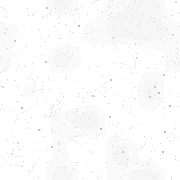
#> input picture img/grain.png, 180 x 180 px
$ python halftone.py ../img/grain.png out.png
#> lines starting #> are read from the running program, lines starting #| are printed output that depends on the picture; after the words box and inside, x2 and y2 are one past the last pixel; in counts of white or black regions, pixels touching at a corner belong together
"""Screens a photo into a newspaper halftone print for the archive.

    python3 tools/halftone.py photo.png img/codex/l-example

writes l-example.webp (960x640, for the article) and l-example-s.webp
(336x224, the thumbnail in the list). The photo is centre-cropped to 3:2,
tone-mapped for newsprint, and screened with a 45 degree dot screen in ink
on a transparent ground, so the paper shows through the dots. Every print
in the app goes through this, which is what keeps them one style whatever
the originals looked like. Needs Pillow and NumPy.
"""
import math
import sys

import numpy as np
from PIL import Image, ImageFilter

INK = 24


def crop32(img):
    w, h = img.size
#> w = 180; h = 180
    if w / h > 1.5:
        nw = round(h * 1.5)
        x0 = (w - nw) // 2
        return img.crop((x0, 0, x0 + nw, h))
    nh = round(w / 1.5)
#> nh = 120
    y0 = (h - nh) // 2
#> y0 = 30
    return img.crop((0, y0, w, y0 + nh))
#> returned value: PIL image 180x120 RGB; every value is 28
#> in print_photo, `g = src.convert('L').resize((w * ss, h * ss), Image.LANCZOS)`: g: PIL image 2880x1920 L; every value is 28


def tone(gray, lift=0.72):
#> called with lift = 0.72
    a = gray.astype(np.float64) / 255.0
#> a: shape (1920, 2880) float64; every value is 0.11
    lo, hi = np.percentile(a, 0.8), np.percentile(a, 99.6)
#> lo = 0.11; hi = 0.11
    a = np.clip((a - lo) / max(1e-6, hi - lo), 0, 1)
#> a: shape (1920, 2880) float64; every value is 0
    a = a ** lift                                 # lift the mid-tones (lower = lighter)
    k = 1.0 - a
#> k: shape (1920, 2880) float64; every value is 1
    k = np.clip(0.5 + (k - 0.5) * 1.22, 0, 1)    # a little more snap
    return np.clip(0.02 + 0.88 * k, 0, 1)         # at most ~90% ink, as on cheap paper
#> returned value: shape (1920, 2880) float64; every value is 0.9


def screen(k, cell, angle=45.0):
#> called with cell = 24, angle = 45
    h, w = k.shape
#> h = 1920; w = 2880
    yy, xx = np.mgrid[0:h, 0:w].astype(np.float64)
    t = math.radians(angle)
    u = (xx * math.cos(t) + yy * math.sin(t)) / cell
    v = (-xx * math.sin(t) + yy * math.cos(t)) / cell
    spot = 0.5 * (np.cos(2 * math.pi * u) + np.cos(2 * math.pi * v))
    return (spot > 1.0 - 2.0 * k).astype(np.float64)
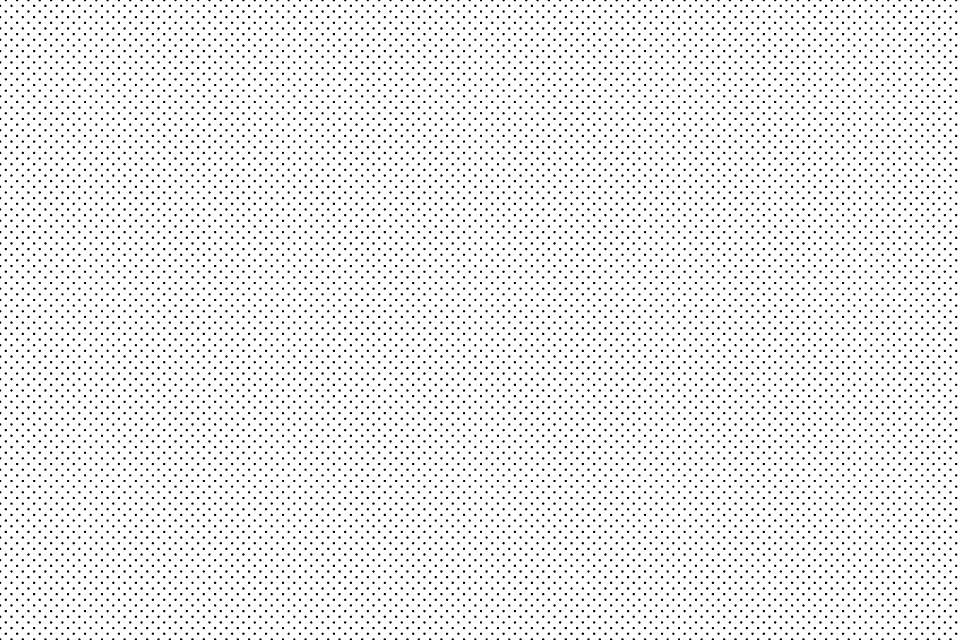
#> returned value: shape (1920, 2880) float64 (shown at 1/3 size); values 0 (black) and 1 (white), 93.3% white; 9690 black regions (1 under 20 px), largest, box (x1, y1, x2, y2) and area: (133, 14, 140, 21) 41, (167, 14, 174, 21) 41, (404, 14, 411, 21) 41


def print_photo(src, w, h, cell, ss=3, lift=0.72):
    g = src.convert('L').resize((w * ss, h * ss), Image.LANCZOS)
    g = g.filter(ImageFilter.GaussianBlur(radius=ss * 0.6))
    g = g.filter(ImageFilter.UnsharpMask(radius=ss * 24, percent=45, threshold=0))
    g = g.filter(ImageFilter.UnsharpMask(radius=ss * 2, percent=80, threshold=2))
    ink = screen(tone(np.asarray(g), lift), cell * ss)
    im = Image.fromarray((ink * 255).astype(np.uint8), 'L').resize((w, h), Image.BOX)
    alpha = (np.round(np.asarray(im) / 127.5) * 127.5).clip(0, 255).astype(np.uint8)
    rgba = np.zeros((h, w, 4), np.uint8)
    rgba[..., 0] = INK
    rgba[..., 1] = INK
    rgba[..., 2] = INK + 2
    rgba[..., 3] = alpha
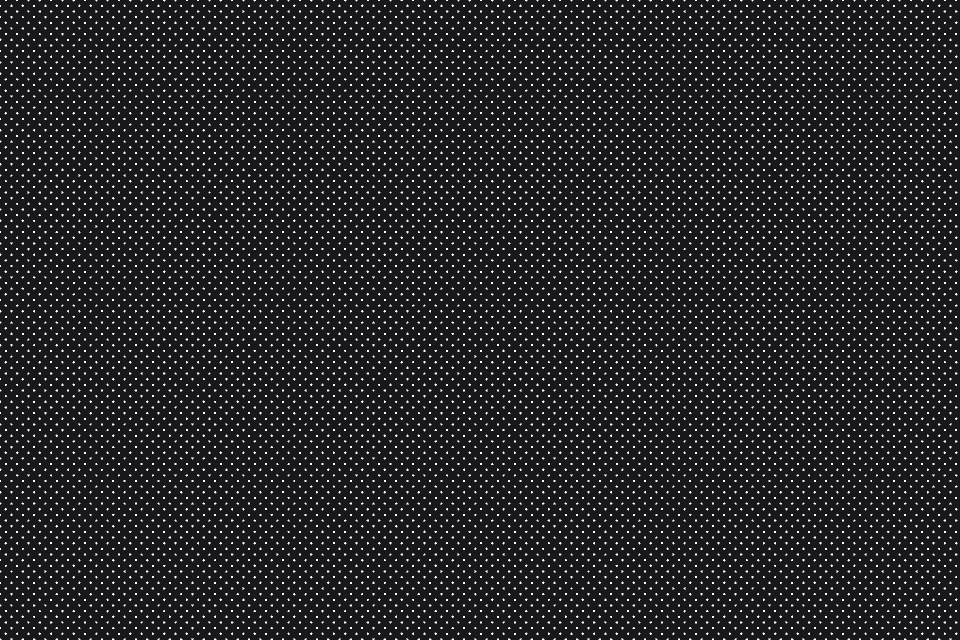
#> rgba: shape (640, 960, 4); mean of channels 0, 1, 2, 3 24, 24, 26, 238.6; transparent parts drawn white
    return Image.fromarray(rgba, 'RGBA')


if __name__ == '__main__':
    if len(sys.argv) != 3:
        sys.exit(__doc__)
    src = crop32(Image.open(sys.argv[1]).convert('RGB'))
    out = sys.argv[2]
    print_photo(src, 960, 640, cell=8).save(f'{out}.webp', 'WEBP', lossless=True, method=6)
    print_photo(src, 336, 224, cell=4.5).save(f'{out}-s.webp', 'WEBP', lossless=True, method=6)
#> call 2 of print_photo, with w = 336, h = 224, cell = 4.5, ss = 3, lift = 0.72
#> in print_photo (call 2), `g = src.convert('L').resize((w * ss, h * ss), Image.LANCZOS)`: g: PIL image 1008x672 L; every value is 28
#> in tone (call 2), `a = gray.astype(np.float64) / 255.0`: a: shape (672, 1008) float64; every value is 0.11
#> in tone (call 2), `a = np.clip((a - lo) / max(1e-6, hi - lo), 0, 1)`: a: shape (672, 1008) float64; every value is 0
#> in tone (call 2), `k = 1.0 - a`: k: shape (672, 1008) float64; every value is 1
#> in tone (call 2), `return np.clip(0.02 + 0.88 * k, 0, 1)`: returned value: shape (672, 1008) float64; every value is 0.9
#> call 2 of screen, with cell = 13.5, angle = 45
#> in screen (call 2), `h, w = k.shape`: h = 672; w = 1008
#> in screen (call 2), `yy, xx = np.mgrid[0:h, 0:w].astype(np.float64)`:
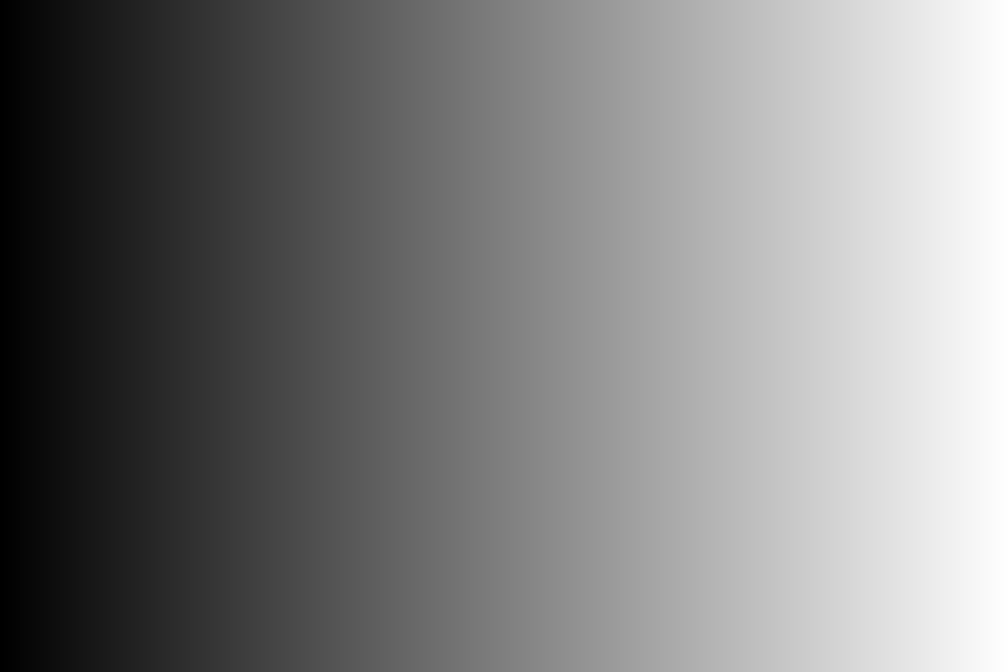
#> xx: shape (672, 1008) float64; min 0, max 1007, mean 503.5; drawn with min black and max white
#> in screen (call 2), `u = (xx * math.cos(t) + yy * math.sin(t)) / cell`:
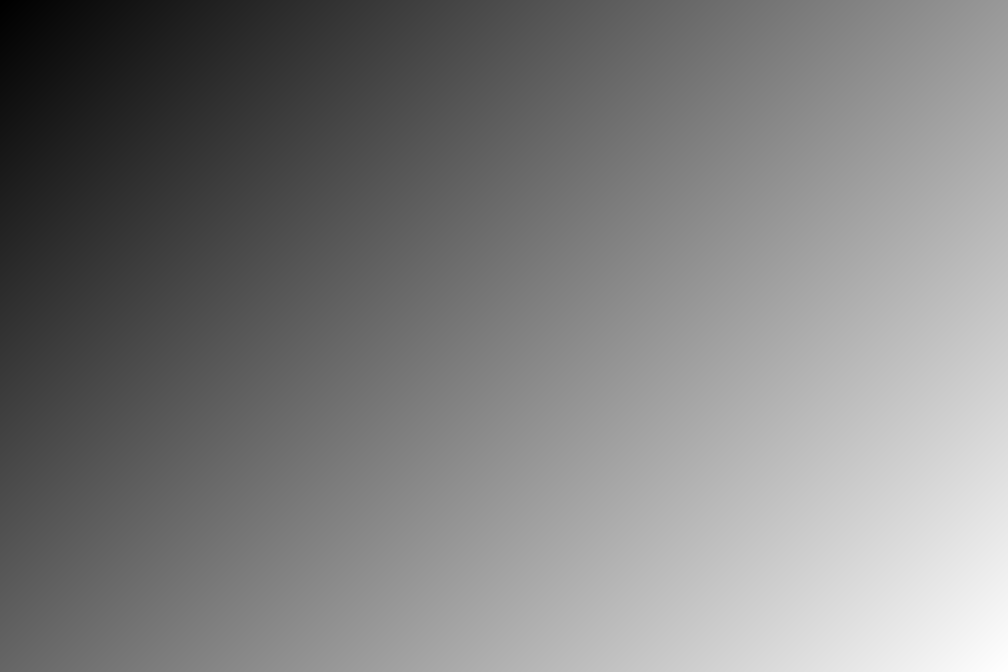
#> u: shape (672, 1008) float64; min 0, max 87.89, mean 43.9; drawn with min black and max white
#> in screen (call 2), `v = (-xx * math.sin(t) + yy * math.cos(t)) / cell`:
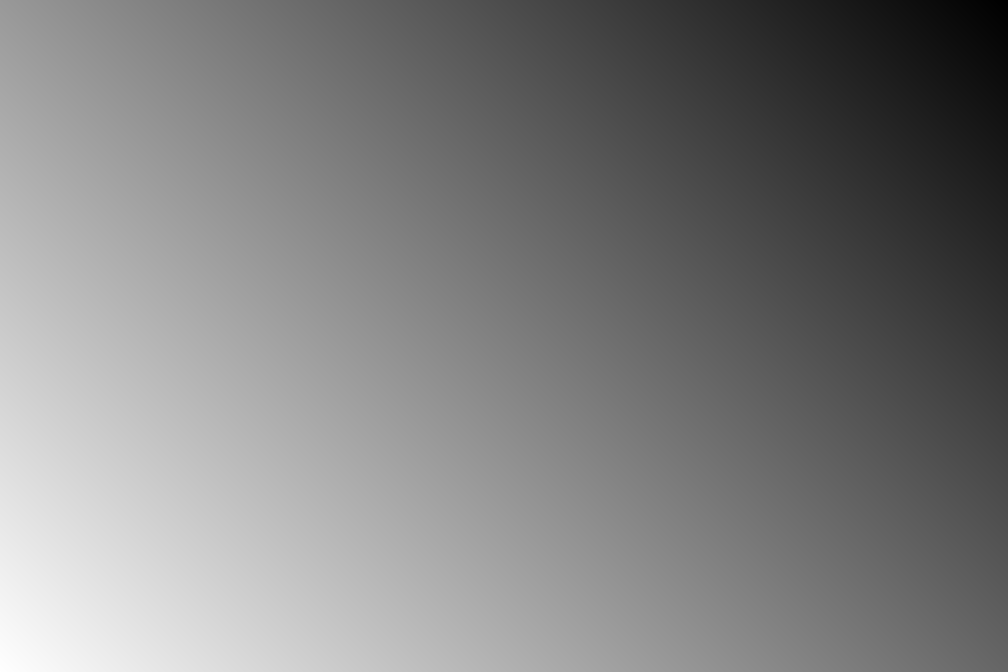
#> v: shape (672, 1008) float64; min -52.74, max 35.15, mean -8.8; drawn with min black and max white
#> in screen (call 2), `spot = 0.5 * (np.cos(2 * math.pi * u) + np.cos(2 * math.pi * v))`:
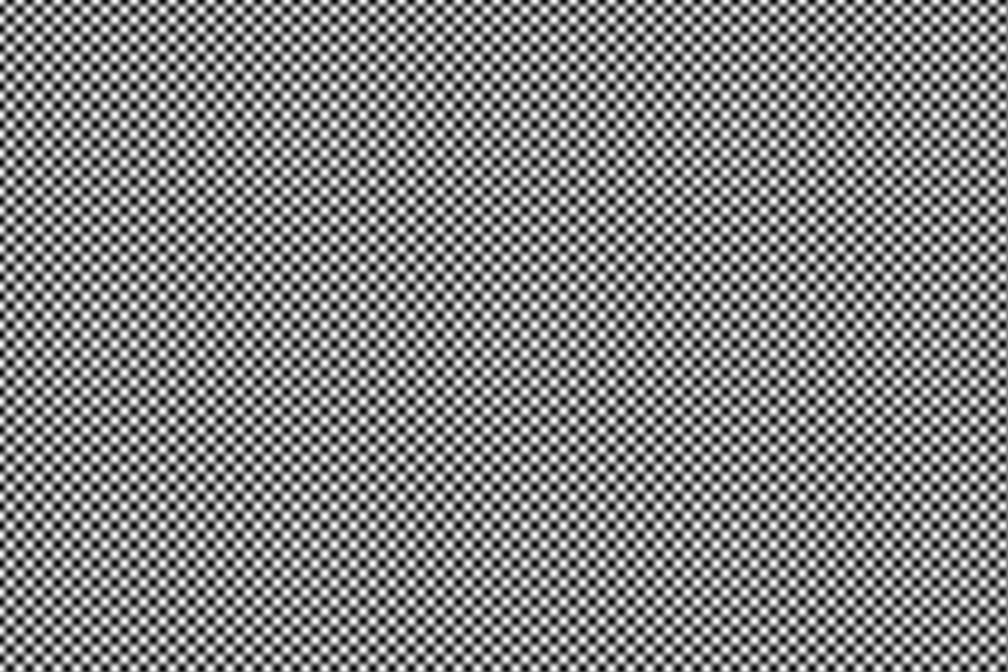
#> spot: shape (672, 1008) float64; min -1, max 1, mean -1.19e-05; drawn with min black and max white
#> in screen (call 2), `return (spot > 1.0 - 2.0 * k).astype(np.float64)`: returned value: shape (672, 1008) float64; values 0 (black) and 1 (white), 93.3% white; black in thin lines or dots
#> in print_photo (call 2), `rgba[..., 3] = alpha`:
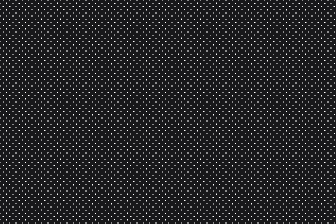
#> rgba: shape (224, 336, 4); mean of channels 0, 1, 2, 3 24, 24, 26, 240.2; transparent parts drawn white
    print('wrote', f'{out}.webp', f'{out}-s.webp')
